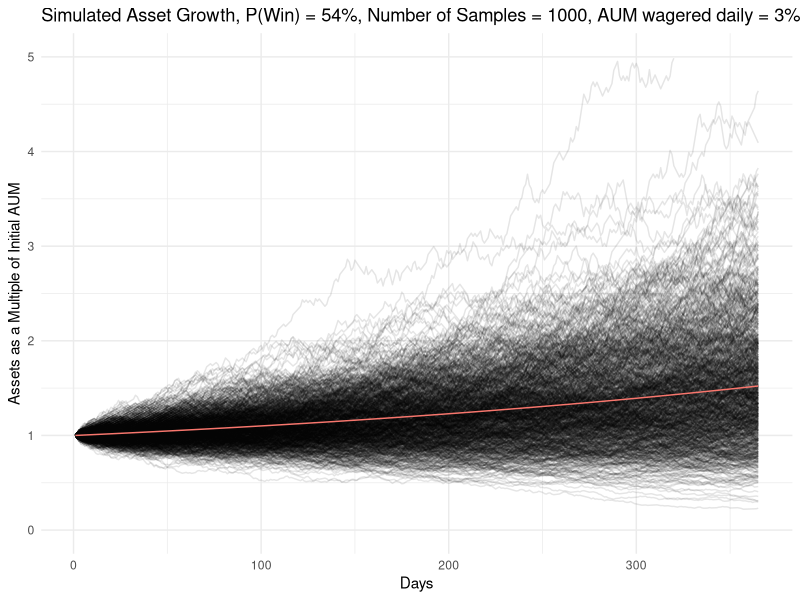
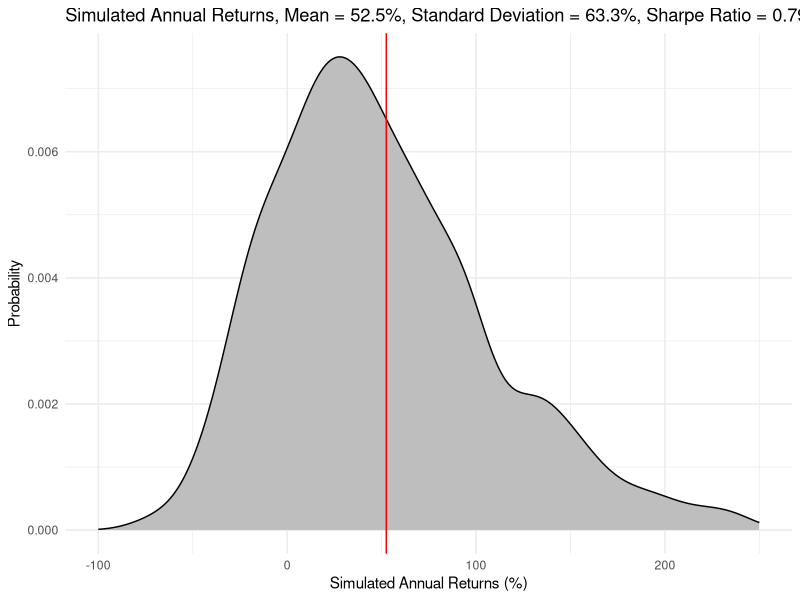

These figures' R source, in order:
## ---- chunk 1
#setup
library(tidyr)
library(dplyr)
library(ggplot2)
N = 1e3
days = 365
p = .54
spread = .05
risk_free = .02
games_per_night = 3
initial_aum = 1
wager_prop = .01
season = rep(games_per_night, days)
## ---- chunk 2
trial = rep(NA, N * days)
day = rep(NA, N * days )
assets = rep(NA, N * days)

k = 1
for(i in 1:N){
  aum = initial_aum
  for(j in 1:days){
    assets[k] = aum
    day[k] = j
    trial[k] = i
    wins = rbinom(1, season[j], p)
    losses = season[j] - wins
    aum = aum + (wins - losses) * (wager_prop * aum) - games_per_night * wager_prop * spread
    k = k + 1
  }
}

assets_frame = data.frame(trial = as.factor(trial), day, assets)

assets = rep(NA, days)
aum = initial_aum
for(i in 1:days){
  assets[i] = aum
  aum = aum * (1 + games_per_night * wager_prop * (2 * p -1)) - games_per_night * wager_prop * spread
}

theoretical = data.frame(assets, day = 1:days)

## ---- chunk 3

asset_growth = ggplot(assets_frame, aes(x = day, y = assets, group = trial)) +
  geom_line(alpha = .1) +
  theme_minimal() +
  geom_line(data = theoretical, aes(x = day, y = assets, group = "mean", color = "red")) +
  theme(legend.position = "none") +
  labs(x = "Days", y = "Assets as a Multiple of Initial AUM",
       title = paste0(
         "Simulated Asset Growth, P(Win) = ", 100 *round(p, 2),
         "%, Number of Samples = ", N,
         ", AUM wagered daily = ", 100 * round(wager_prop * games_per_night,3),
         "%, Spread = ", 100 * round(spread, 3), "%")) +
  ylim(c(0, 5))

ggsave(plot = asset_growth, filename = "asset_growth.png", device = "png", units = "in", width = 10, height = 6)

## ---- chunk 4
return_stats = assets_frame %>%
  filter(day == days) %>%
  mutate(cum_return = (assets/ initial_aum) - 1)

mean_ret = mean(return_stats$cum_return)
median_ret = median(return_stats$cum_return)
ret_sd = sd(return_stats$cum_return)


return_hist = ggplot(return_stats, aes(x = 100 * cum_return)) +
  geom_density(fill = "grey") +
  theme_minimal() +
  xlim(-100, 250) +
  geom_vline(xintercept = 100*mean_ret, color = "red") +
  labs(x = "Simulated Annual Returns (%)",
       y = "Probability",
       title = paste0("Simulated Annual Returns, Mean = ", 100* round(mean_ret, 3),
                      "%, Standard Deviation = ", 100 *round(ret_sd, 3),
                      "%, Sharpe Ratio = ", round((mean_ret - risk_free)/ ret_sd, 3)))


ggsave(plot = return_hist, filename = "return_hist.png", device = "png", units = "in", width = 10, height = 6)


length(return_stats$cum_return > 0) / length(return_stats$cum_return)
